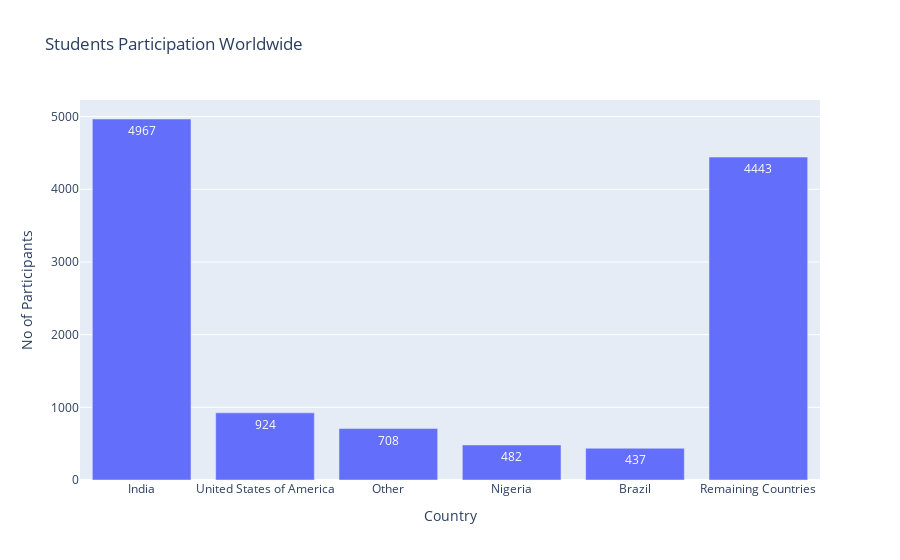
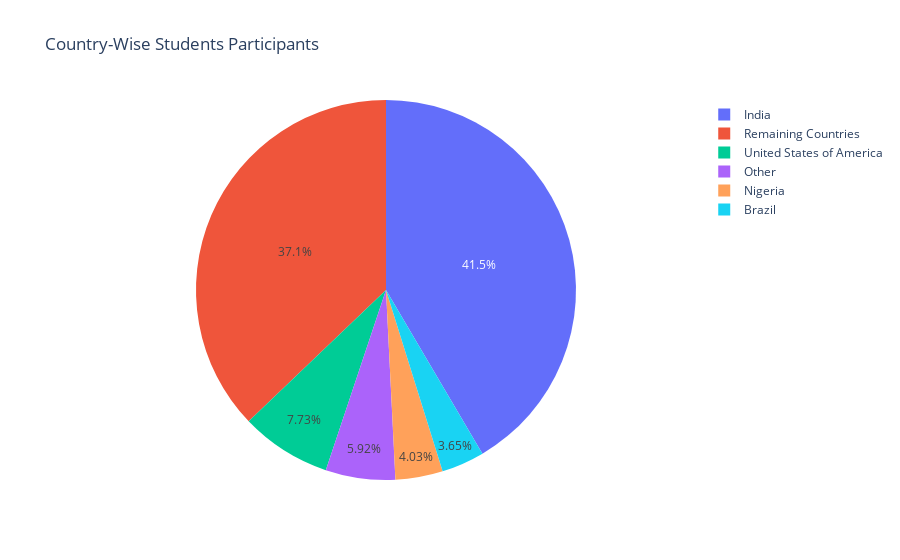

Write notebook code for charts like these, in order.
### Markdown cell above
## Surprised to know that 11961 (49.84%) Students participated in Survey. Thought that most of the  participants will be working professionals but looks like students are also being ready to jump start their career in data science.

### Code cell
dict1 = new_df[new_df["Q5"] == "Yes"]["Q4"].value_counts()[:5].to_dict()
dict1["Remaining Countries"] = (
    new_df[new_df["Q5"] == "Yes"]["Q4"].value_counts()[5:].sum()
)

fig1 = px.bar(
    pd.DataFrame({"Country": dict1.keys(), "No of Participants": dict1.values()}),
    x="Country",
    y="No of Participants",
    text="No of Participants",
    barmode="group",
    height=700,
    title="Students Participation Worldwide",
)
fig1.show()

fig2 = px.pie(
    pd.DataFrame({"Country": dict1.keys(), "Participants": dict1.values()}),
    values="Participants",
    names="Country",
    title="Country-Wise Students Participants",
)

fig2.show()

### Figure 1 — Plotly figure (JSON) as saved in the notebook; plotly's stock layout.template omitted (floating-point values rounded to 4 significant figures)
{"data": [{"alignmentgroup": "True", "hovertemplate": "Country=%{x}<br>No of Participants=%{text}<extra></extra>", "legendgroup": "", "marker": {"color": "#636efa", "pattern": {"shape": ""}}, "name": "", "offsetgroup": "", "orientation": "v", "showlegend": false, "text": [4967, 924, 708, 482, 437, 4443], "textposition": "auto", "type": "bar", "x": ["India", "United States of America", "Other", "Nigeria", "Brazil", "Remaining Countries"], "xaxis": "x", "y": [4967, 924, 708, 482, 437, 4443], "yaxis": "y"}], "layout": {"autosize": true, "barmode": "group", "legend": {"tracegroupgap": 0}, "title": {"text": "Students Participation Worldwide"}, "xaxis": {"anchor": "y", "autorange": true, "domain": [0, 1], "range": [-0.5, 5.5], "title": {"text": "Country"}, "type": "category"}, "yaxis": {"anchor": "x", "autorange": true, "domain": [0, 1], "range": [0, 5228.0], "title": {"text": "No of Participants"}, "type": "linear"}}}

### Figure 2 — Plotly figure (JSON) as saved in the notebook; plotly's stock layout.template omitted (floating-point values rounded to 4 significant figures)
{"data": [{"domain": {"x": [0, 1], "y": [0, 1]}, "hovertemplate": "Country=%{label}<br>Participants=%{value}<extra></extra>", "labels": ["India", "United States of America", "Other", "Nigeria", "Brazil", "Remaining Countries"], "legendgroup": "", "name": "", "showlegend": true, "type": "pie", "values": [4967, 924, 708, 482, 437, 4443]}], "layout": {"autosize": true, "legend": {"tracegroupgap": 0}, "title": {"text": "Country-Wise Students Participants"}}}
